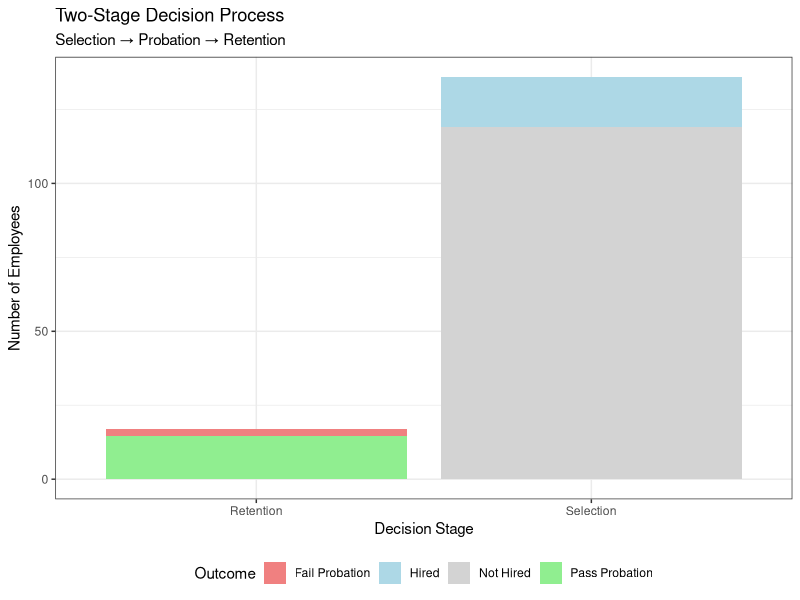
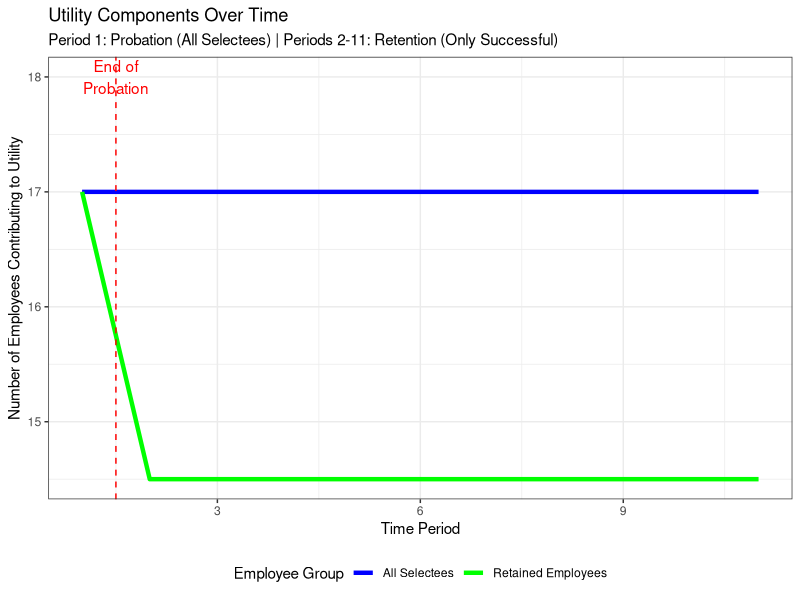
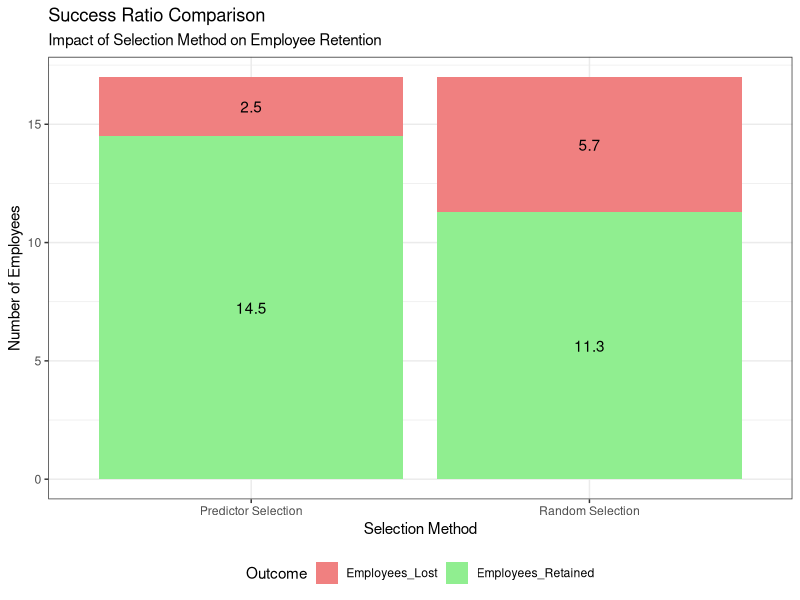
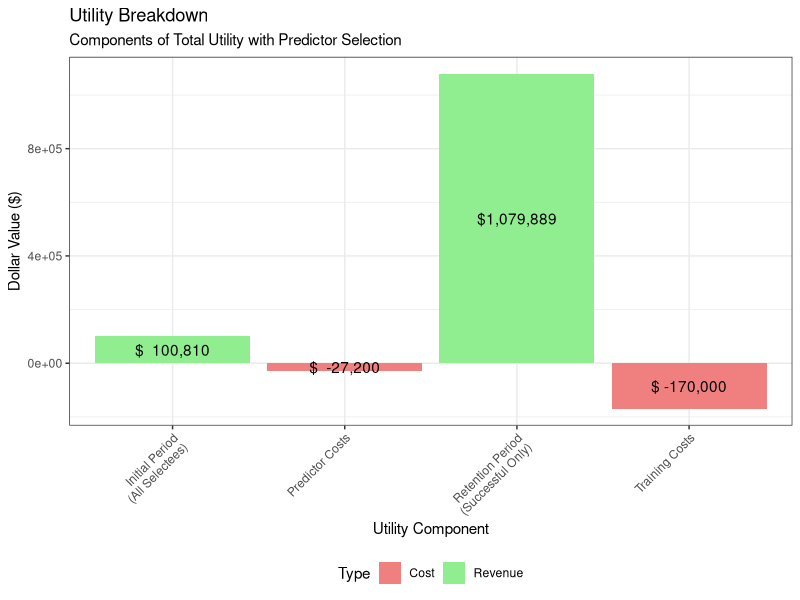
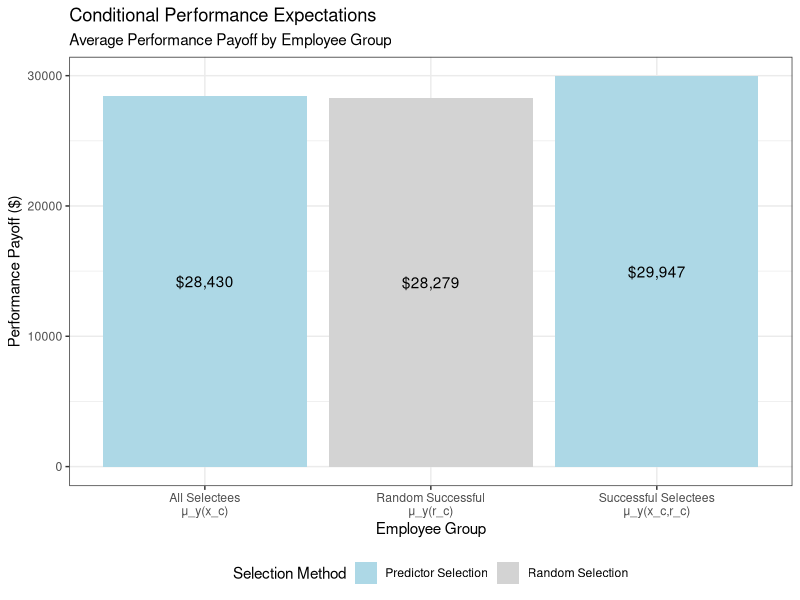

Source code (R) for these figures, in order:
# Probationary Period Visualization
# This script creates visualizations to explain how De Corte's model works

library(ggplot2)
library(dplyr)
library(tidyr)
library(scales)

# Set theme
theme_set(theme_bw() +
            theme(axis.text = element_text(size = 10),
                  axis.title = element_text(size = 12),
                  plot.title = element_text(size = 14, face = "bold"),
                  legend.text = element_text(size = 10),
                  panel.background = element_rect(fill = "white"),
                  plot.background = element_rect(fill = "white")))

# ============================================================================
# VISUALIZATION 1: TWO-STAGE DECISION PROCESS
# ============================================================================

# Create data for the two-stage process
stage_data <- data.frame(
  Stage = c("Selection", "Selection", "Retention", "Retention"),
  Outcome = c("Hired", "Not Hired", "Pass Probation", "Fail Probation"),
  Count = c(17, 119, 14.5, 2.5),
  Color = c("blue", "gray", "green", "red")
)

# Create the two-stage process diagram
p1 <- ggplot(stage_data, aes(x = Stage, y = Count, fill = Outcome)) +
  geom_bar(stat = "identity", position = "stack") +
  scale_fill_manual(values = c("Hired" = "lightblue", "Not Hired" = "lightgray", 
                               "Pass Probation" = "lightgreen", "Fail Probation" = "lightcoral")) +
  labs(title = "Two-Stage Decision Process",
       subtitle = "Selection → Probation → Retention",
       x = "Decision Stage",
       y = "Number of Employees",
       fill = "Outcome") +
  theme_bw() +
  theme(legend.position = "bottom",
        panel.background = element_rect(fill = "white"),
        plot.background = element_rect(fill = "white"))

# Save the plot
ggsave("two_stage_process.png", p1, width = 8, height = 6, dpi = 300)

# ============================================================================
# VISUALIZATION 2: UTILITY COMPONENTS OVER TIME
# ============================================================================

# Create data for utility over time
time_data <- data.frame(
  Period = 1:11,
  All_Selectees = rep(17, 11),
  Retained_Employees = c(17, rep(14.5, 10)),
  Utility_Component = c("Initial", rep("Retention", 10))
)

# Create the utility over time plot
p2 <- ggplot(time_data, aes(x = Period)) +
  geom_line(aes(y = All_Selectees, color = "All Selectees"), size = 1.5) +
  geom_line(aes(y = Retained_Employees, color = "Retained Employees"), size = 1.5) +
  geom_vline(xintercept = 1.5, linetype = "dashed", color = "red") +
  annotate("text", x = 1.5, y = 18, label = "End of\nProbation", color = "red") +
  scale_color_manual(values = c("All Selectees" = "blue", "Retained Employees" = "green")) +
  labs(title = "Utility Components Over Time",
       subtitle = "Period 1: Probation (All Selectees) | Periods 2-11: Retention (Only Successful)",
       x = "Time Period",
       y = "Number of Employees Contributing to Utility",
       color = "Employee Group") +
  theme_bw() +
  theme(legend.position = "bottom",
        panel.background = element_rect(fill = "white"),
        plot.background = element_rect(fill = "white"))

# Save the plot
ggsave("utility_over_time.png", p2, width = 10, height = 6, dpi = 300)

# ============================================================================
# VISUALIZATION 3: SUCCESS RATIO COMPARISON
# ============================================================================

# Create data for success ratio comparison
success_data <- data.frame(
  Method = c("Random Selection", "Predictor Selection"),
  Success_Ratio = c(0.663, 0.853),
  Employees_Hired = c(17, 17),
  Employees_Retained = c(17 * 0.663, 17 * 0.853),
  Employees_Lost = c(17 * (1 - 0.663), 17 * (1 - 0.853))
)

# Reshape data for plotting
success_long <- success_data %>%
  select(Method, Employees_Retained, Employees_Lost) %>%
  gather(key = "Outcome", value = "Count", -Method)

# Create the success ratio comparison plot
p3 <- ggplot(success_long, aes(x = Method, y = Count, fill = Outcome)) +
  geom_bar(stat = "identity", position = "stack") +
  scale_fill_manual(values = c("Employees_Retained" = "lightgreen", "Employees_Lost" = "lightcoral")) +
  labs(title = "Success Ratio Comparison",
       subtitle = "Impact of Selection Method on Employee Retention",
       x = "Selection Method",
       y = "Number of Employees",
       fill = "Outcome") +
  theme_bw() +
  theme(legend.position = "bottom",
        panel.background = element_rect(fill = "white"),
        plot.background = element_rect(fill = "white")) +
  geom_text(aes(label = round(Count, 1)), position = position_stack(vjust = 0.5))

# Save the plot
ggsave("success_ratio_comparison.png", p3, width = 8, height = 6, dpi = 300)

# ============================================================================
# VISUALIZATION 4: UTILITY BREAKDOWN
# ============================================================================

# Create data for utility breakdown
utility_data <- data.frame(
  Component = c("Initial Period\n(All Selectees)", "Retention Period\n(Successful Only)", "Training Costs", "Predictor Costs"),
  Value = c(17 * (28430 - 22500), 10 * 17 * 0.853 * (29947 - 22500), -17 * 10000, -136 * 200),
  Type = c("Revenue", "Revenue", "Cost", "Cost")
)

# Create the utility breakdown plot
p4 <- ggplot(utility_data, aes(x = Component, y = Value, fill = Type)) +
  geom_bar(stat = "identity") +
  scale_fill_manual(values = c("Revenue" = "lightgreen", "Cost" = "lightcoral")) +
  labs(title = "Utility Breakdown",
       subtitle = "Components of Total Utility with Predictor Selection",
       x = "Utility Component",
       y = "Dollar Value ($)",
       fill = "Type") +
  theme_bw() +
  theme(legend.position = "bottom", 
        axis.text.x = element_text(angle = 45, hjust = 1),
        panel.background = element_rect(fill = "white"),
        plot.background = element_rect(fill = "white")) +
  geom_text(aes(label = paste0("$", format(round(Value), big.mark=","))), 
            position = position_stack(vjust = 0.5))

# Save the plot
ggsave("utility_breakdown.png", p4, width = 10, height = 6, dpi = 300)

# ============================================================================
# VISUALIZATION 5: CONDITIONAL EXPECTATIONS
# ============================================================================

# Create data for conditional expectations
conditional_data <- data.frame(
  Group = c("All Selectees\nμ_y(x_c)", "Successful Selectees\nμ_y(x_c,r_c)", "Random Successful\nμ_y(r_c)"),
  Performance = c(28430, 29947, 28279),
  Type = c("Predictor Selection", "Predictor Selection", "Random Selection")
)

# Create the conditional expectations plot
p5 <- ggplot(conditional_data, aes(x = Group, y = Performance, fill = Type)) +
  geom_bar(stat = "identity") +
  scale_fill_manual(values = c("Predictor Selection" = "lightblue", "Random Selection" = "lightgray")) +
  labs(title = "Conditional Performance Expectations",
       subtitle = "Average Performance Payoff by Employee Group",
       x = "Employee Group",
       y = "Performance Payoff ($)",
       fill = "Selection Method") +
  theme_bw() +
  theme(legend.position = "bottom",
        panel.background = element_rect(fill = "white"),
        plot.background = element_rect(fill = "white")) +
  geom_text(aes(label = paste0("$", format(Performance, big.mark=","))), 
            position = position_stack(vjust = 0.5))

# Save the plot
ggsave("conditional_expectations.png", p5, width = 8, height = 6, dpi = 300)

# ============================================================================
# CREATE SUMMARY TABLE
# ============================================================================

# Create a summary table of key concepts
concept_summary <- data.frame(
  Concept = c("Two-Stage Process", "Success Ratio", "Conditional Expectations", 
              "Time Structure", "Cost Accounting"),
  Description = c("Selection → Probation → Retention", 
                  "Proportion of selectees who pass probation",
                  "Performance expectations given selection and retention",
                  "Period 1: All selectees; Periods 2-T: Only retained",
                  "Training, separation, and recruitment costs"),
  Impact = c("Introduces retention uncertainty", 
             "Determines effective workforce size",
             "Accounts for predictor-performance correlation",
             "Amplifies retention effects over time",
             "Provides economic realism")
)

# Save summary
write.csv(concept_summary, "probationary_concepts_summary.csv", row.names = FALSE)

cat("=== PROBATIONARY PERIOD VISUALIZATIONS COMPLETE ===\n")
cat("Created 5 visualization files:\n")
cat("1. two_stage_process.png - Two-stage decision process\n")
cat("2. utility_over_time.png - Utility components over time\n")
cat("3. success_ratio_comparison.png - Success ratio comparison\n")
cat("4. utility_breakdown.png - Utility breakdown by component\n")
cat("5. conditional_expectations.png - Conditional performance expectations\n")
cat("6. probationary_concepts_summary.csv - Summary of key concepts\n") 